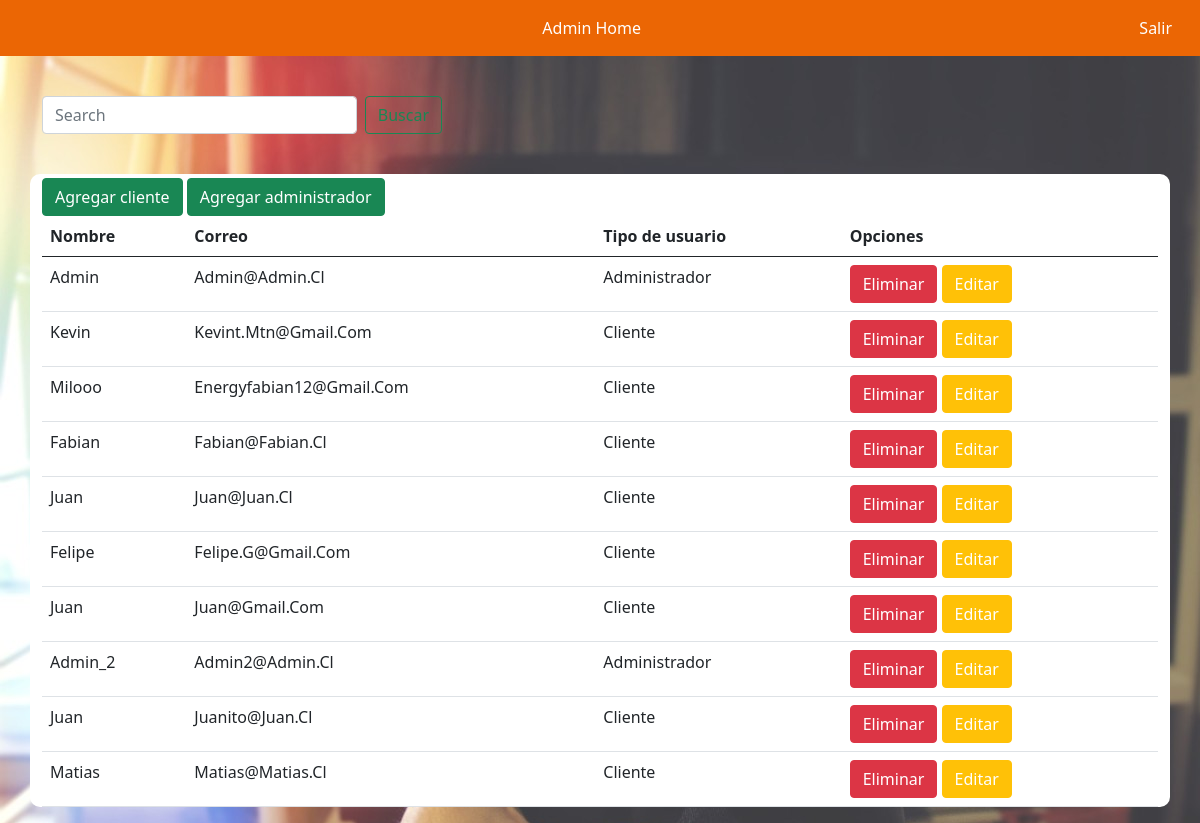
The page /user/users/ on the database its author committed.
### user/models.py (models this page shows, shortened)
class Usuario(AbstractUser):
    rut                = models.CharField(primary_key=True, max_length=12)
    nombre             = models.CharField('Nombre',max_length=70, null=False, blank=False)
    apellido           = models.CharField('Apellido',max_length=70, null=False, blank=False)
    correo             = models.CharField('Correo',max_length=60, null=False, blank=False, unique=True)
    creacion_fec       = models.DateTimeField('Fecha de ingreso', auto_now_add=True)
    actualizacion_fec  = models.DateTimeField('Fecha actualizacion', auto_now=True)
    USERNAME_FIELD = 'correo'
    class meta:
        verbose_name = 'Usuario'
        verbose_name_plural = 'Usuarios'

### user/views.py (the view)
# urls.py: path('users/', users, name="users"),
def users(request):
    busqueda = request.GET.get("buscar")
    u = Usuario.objects.all()
    if busqueda:
        u = Usuario.objects.filter(
            Q(username__icontains = busqueda)
        ).distinct()
    return render(request, 'user/listaUsuarios.html', {'entity':u})

### carrito/context_processor.py (called while the page is built)
def importe_total_carro(request):
    total=0
    if 'carro' in request.session:
        for key, value in request.session["carro"].items():
            total=total+(int(value["precio"]))
    return {"importe_total_carro":total}

def precio_totalMasEnvio(request):
    precio_envio = PrecioEnvio.objects.only('precio').get(id_envio=1)
    total=0 + precio_envio.precio
    if 'carro' in request.session:
        for key, value in request.session["carro"].items():
            total=total+(int(value["precio"]))
    return {"precio_totalMasEnvio":total}

### user/templates/user/listaUsuarios.html (shortened to what this page needs)
{% extends 'baseadmin.html' %}
{% load crispy_forms_tags %}
{% load static %}
{% block body %}
<div class="container-sm">
    <form class="d-flex" id="barraBusqueda" method="GET">
        <input class="form-control me-2" type="search" placeholder="Search" aria-label="Search" name="buscar"
            value="{{request.GET.buscar}}">
        <button class="btn btn-outline-success" type="submit">Buscar</button>
    </form>
</div>
<div class="container-sm" id="user">
    <button type="button" class="btn btn-success mt-1"><a href="{% url 'registro' %}">Agregar cliente</a></button>
    <button type="button" class="btn btn-success mt-1"><a href="{% url 'registro_admin' %}">Agregar administrador</a></button>
    <table class="table">
        <thead>
            <tr>
                <th scope="col">Nombre</th>
                <th scope="col">Correo</th>
                <th scope="col">Tipo de usuario</th>
                <th scope="col">Opciones</th>
            </tr>
        </thead>
        <tbody>
            {% for p in entity %}
                <tr>
                    <td>{{ p.nombre | title }}</td>
                    <td>{{ p.correo | title }}</td>
                    {% if p.is_staff %}
                    <td>Administrador</td>
                    {% else %}
                    <td>Cliente</td>
                    {% endif %}
                    <td>
                        <button type="button" class="btn btn-danger"><a href="{% url 'eliminar_user' p.rut %}">Eliminar</a></button>
                        <button type="button" class="btn btn-warning"><a href="{% url 'modificar_usuario' p.rut %}">Editar</a></button>
                    </td>
                </tr>
            {% endfor %}
        </tbody>
    </table>
</div>
{% endblock%}

### static/css/admin.css (style rules this page uses)
body { background: white url("../imagenes/fondo.jpg") ; }
.btn a { text-decoration: none; color: white; }
#barraBusqueda { width: 400px; margin-top: 40px; }
#user { background-color: white; border-radius: 10px; margin-top: 40px; }

### rows shown on the page
Usuario: nombre "Admin", correo "Admin@Admin.Cl", is_staff "Administrador"
Usuario: nombre "Kevin", correo "Kevint.Mtn@Gmail.Com", is_staff "Cliente"
Usuario: nombre "Milooo", correo "Energyfabian12@Gmail.Com", is_staff "Cliente"
Usuario: nombre "Fabian", correo "Fabian@Fabian.Cl", is_staff "Cliente"
Usuario: nombre "Juan", correo "Juan@Juan.Cl", is_staff "Cliente"
Usuario: nombre "Felipe", correo "Felipe.G@Gmail.Com", is_staff "Cliente"
Usuario: nombre "Juan", correo "Juan@Gmail.Com", is_staff "Cliente"
Usuario: nombre "Admin_2", correo "Admin2@Admin.Cl", is_staff "Administrador"
Usuario: nombre "Juan", correo "Juanito@Juan.Cl", is_staff "Cliente"
Usuario: nombre "Matias", correo "Matias@Matias.Cl", is_staff "Cliente"
